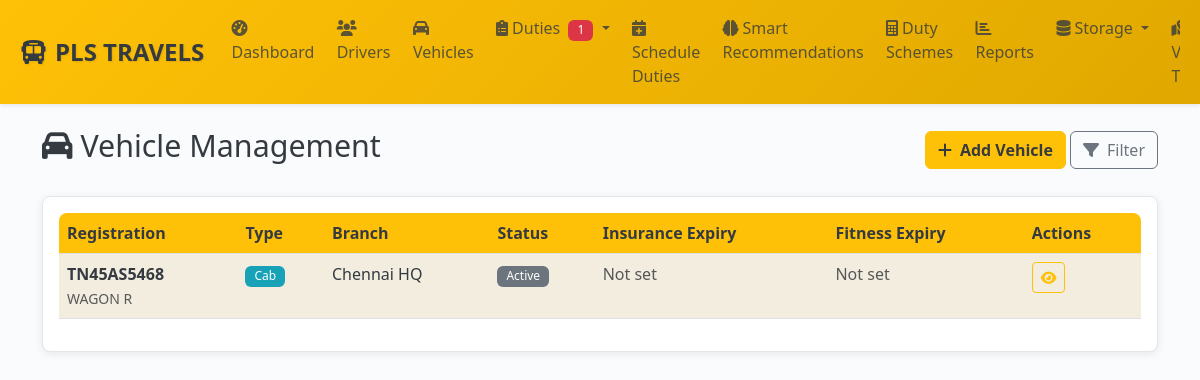
The page /admin/vehicles (signed in) on the database as committed earlier.
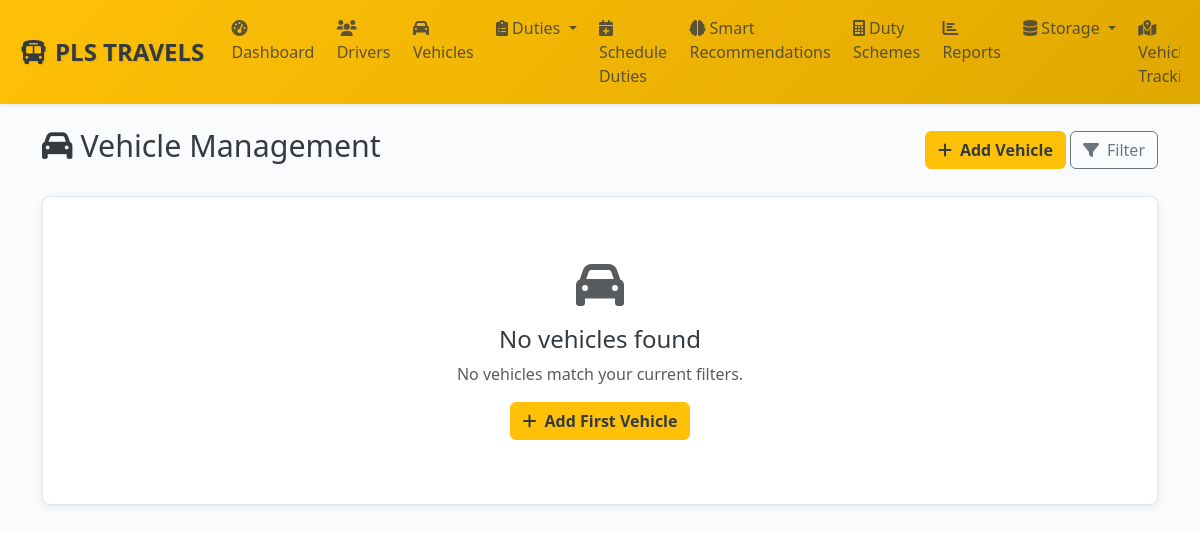
The same page on the database as committed later.
### models.py (models this page shows, shortened)
class Vehicle(db.Model):
    __tablename__ = 'vehicles'
    id = db.Column(db.Integer, primary_key=True)
    uuid = db.Column(db.String(36), unique=True, nullable=False, default=lambda: str(uuid.uuid4()))
    branch_id = db.Column(db.Integer, db.ForeignKey('branches.id'), nullable=False, index=True)
    vehicle_type_id = db.Column(db.Integer, db.ForeignKey('vehicle_types.id'), nullable=True)
    registration_number = db.Column(db.String(20), unique=True, nullable=False, index=True)
    chassis_number = db.Column(db.String(50), unique=True)
    engine_number = db.Column(db.String(50), unique=True)
    make = db.Column(db.String(50))  # Maruti, Tata, etc.
    model = db.Column(db.String(100))
    variant = db.Column(db.String(50))
    manufacturing_year = db.Column(db.Integer)
    purchase_date = db.Column(db.Date)
    color = db.Column(db.String(30))
    seating_capacity = db.Column(db.Integer)
    fuel_tank_capacity = db.Column(db.Float)
    mileage = db.Column(db.Float)  # km per liter
    insurance_provider = db.Column(db.String(100))
    insurance_policy_number = db.Column(db.String(100))
    insurance_start_date = db.Column(db.Date)
    insurance_expiry_date = db.Column(db.Date, index=True)
    insurance_premium = db.Column(db.Float)
    fitness_certificate_number = db.Column(db.String(50))
    fitness_expiry_date = db.Column(db.Date, index=True)
    permit_number = db.Column(db.String(50))
    permit_type = db.Column(db.String(30))  # All India, State, City
    permit_expiry_date = db.Column(db.Date, index=True)
    pollution_certificate_number = db.Column(db.String(50))
    pollution_expiry_date = db.Column(db.Date)
    gps_device_id = db.Column(db.String(50))
    gps_sim_number = db.Column(db.String(20))
    fastag_id = db.Column(db.String(50))
    fastag_balance = db.Column(db.Float, default=0.0)
    status = db.Column(db.Enum(VehicleStatus), nullable=False, default=VehicleStatus.ACTIVE, index=True)
    is_available = db.Column(db.Boolean, default=True, index=True)
    last_service_date = db.Column(db.Date)
    next_service_date = db.Column(db.Date)
    current_odometer = db.Column(db.Float, default=0.0)
    purchase_price = db.Column(db.Float)
    current_market_value = db.Column(db.Float)
    total_maintenance_cost = db.Column(db.Float, default=0.0)
    registration_document = db.Column(db.String(255))  # Vehicle registration certificate
    insurance_document = db.Column(db.String(255))  # Insurance policy document
    fitness_document = db.Column(db.String(255))  # Fitness certificate document
    permit_document = db.Column(db.String(255))  # Permit document
    pollution_document = db.Column(db.String(255))  # Pollution certificate document
    other_document = db.Column(db.String(255))  # Other important documents
    uber_vehicle_id = db.Column(db.String(100), unique=True, index=True)  # Uber's vehicle ID
    uber_vehicle_uuid = db.Column(db.String(100), unique=True)  # Uber's vehicle UUID
    uber_sync_status = db.Column(db.String(20), default='none', index=True)  # none, synced, failed, pending
    uber_last_sync = db.Column(db.DateTime)  # Last successful sync timestamp
    uber_sync_error = db.Column(db.Text)  # Last sync error message
    uber_vehicle_data = db.Column(db.Text)  # JSON: Cached Uber vehicle data
    created_at = db.Column(db.DateTime, default=get_ist_time_naive)
    updated_at = db.Column(db.DateTime, default=get_ist_time_naive, onupdate=get_ist_time_naive)
    vehicle_type_obj = db.relationship('VehicleType', backref=db.backref('vehicle_instances', overlaps="vehicles,vehicle_type_info"), lazy=True, overlaps="vehicle_type_info,vehicles")
    duties = db.relationship('Duty', backref='vehicle', lazy=True)
    maintenance_records = db.relationship('MaintenanceRecord', backref='vehicle', lazy=True)
    __table_args__ = (
        Index('idx_vehicle_status_branch', 'status', 'branch_id'),
        Index('idx_vehicle_expiry_dates', 'insurance_expiry_date', 'fitness_expiry_date', 'permit_expiry_date'),
    )
    @hybrid_property
    def vehicle_type(self):
        return self.vehicle_type_obj.name if self.vehicle_type_obj else None
    @hybrid_property
    def year(self):
        return self.manufacturing_year
    @hybrid_property
    def insurance_number(self):
        return self.insurance_policy_number
    @hybrid_property
    def insurance_expiry(self):
        return self.insurance_expiry_date
    @hybrid_property
    def fitness_expiry(self):
        return self.fitness_expiry_date
    @hybrid_property
    def permit_expiry(self):
        return self.permit_expiry_date
    @hybrid_property
    def fastag_number(self):
        return self.fastag_id
    @hybrid_property
    def device_imei(self):
        return self.gps_device_id

class VehicleType(db.Model):
    __tablename__ = 'vehicle_types'
    id = db.Column(db.Integer, primary_key=True)
    name = db.Column(db.String(50), nullable=False, unique=True)  # Bus, Taxi, Auto, etc.
    category = db.Column(db.String(30), nullable=False)  # Public, Private, Commercial
    capacity_passengers = db.Column(db.Integer)
    fuel_type = db.Column(db.String(20))  # Petrol, Diesel, CNG, Electric
    base_fare = db.Column(db.Float, default=0.0)
    per_km_rate = db.Column(db.Float, default=0.0)
    is_active = db.Column(db.Boolean, default=True)
    created_at = db.Column(db.DateTime, default=get_ist_time_naive)
    vehicles = db.relationship('Vehicle', backref='vehicle_type_info', lazy=True, overlaps="vehicle_instances,vehicle_type_obj")

class Branch(db.Model):
    __tablename__ = 'branches'
    id = db.Column(db.Integer, primary_key=True)
    uuid = db.Column(db.String(36), unique=True, nullable=False, default=lambda: str(uuid.uuid4()))
    name = db.Column(db.String(100), nullable=False, index=True)
    code = db.Column(db.String(20), nullable=False, unique=True)
    region_id = db.Column(db.Integer, db.ForeignKey('regions.id'), nullable=False)
    city = db.Column(db.String(50), nullable=False, index=True)
    address = db.Column(db.Text)
    pincode = db.Column(db.String(10))
    latitude = db.Column(db.Float)
    longitude = db.Column(db.Float)
    contact_phone = db.Column(db.String(20))
    contact_email = db.Column(db.String(120))
    manager_name = db.Column(db.String(100))
    target_revenue_monthly = db.Column(db.Float, default=0.0)
    target_trips_daily = db.Column(db.Integer, default=0)
    operational_hours_start = db.Column(db.Time)
    operational_hours_end = db.Column(db.Time)
    is_active = db.Column(db.Boolean, default=True, index=True)
    auto_assignment_enabled = db.Column(db.Boolean, default=True)
    created_at = db.Column(db.DateTime, default=get_ist_time_naive)
    updated_at = db.Column(db.DateTime, default=get_ist_time_naive, onupdate=get_ist_time_naive)
    drivers = db.relationship('Driver', backref='branch', lazy=True)
    vehicles = db.relationship('Vehicle', backref='branch', lazy=True)
    duties = db.relationship('Duty', backref='branch', lazy=True)
    duty_schemes = db.relationship('DutyScheme', backref='branch', lazy=True)

### admin_routes.py (the view)
@admin_bp.route('/vehicles')
@login_required
@admin_required
def vehicles():
    page = request.args.get('page', 1, type=int)
    branch_filter = request.args.get('branch', '', type=int)
    query = Vehicle.query
    if branch_filter:
        query = query.filter(Vehicle.branch_id == branch_filter)
    vehicles = query.paginate(page=page, per_page=20, error_out=False)
    branches = Branch.query.filter_by(is_active=True).all()
    from datetime import datetime
    return render_template('admin/vehicles.html',
                         vehicles=vehicles,
                         branches=branches,
                         branch_filter=branch_filter,
                         today=datetime.now().date())

### admin_routes.py (called while the page is built)
def admin_required(f):
    @wraps(f)
    def decorated_function(*args, **kwargs):
        from models import UserRole
        if not current_user.is_authenticated or current_user.role != UserRole.ADMIN:
            flash('Admin access required.', 'error')
            return redirect(url_for('auth.login'))
        return f(*args, **kwargs)
    return decorated_function

### templates/admin/vehicles.html (shortened to what the changed rows need)
{% extends "base.html" %}
{% block content %}
<div class="d-flex justify-content-between align-items-center mb-4">
    <h2><i class="fas fa-car me-2"></i>Vehicle Management</h2>
</div>
<div class="card">
    <div class="card-body">
        {% if vehicles.items %}
        <div class="table-responsive">
            <table class="table table-striped">
                <thead>
                    <tr>
                        <th>Registration</th>
                        <th>Type</th>
                        <th>Branch</th>
                        <th>Status</th>
                        <th>Insurance Expiry</th>
                        <th>Fitness Expiry</th>
                        <th>Actions</th>
                    </tr>
                </thead>
                <tbody>
                    {% for vehicle in vehicles.items %}
                    <tr>
                        <td>
                            <div>
                                <strong>{{ vehicle.registration_number }}</strong><br>
                                <small class="text-muted">{{ vehicle.model or 'Model not specified' }}</small>
                            </div>
                        </td>
                        <td>
                            <span class="badge bg-info">{{ vehicle.vehicle_type.title() if vehicle.vehicle_type else 'N/A' }}</span>
                        </td>
                        <td>{{ vehicle.branch.name }}</td>
                        <td>
                            {% if vehicle.status == 'active' %}
                                {% if vehicle.is_available %}
                                    <span class="badge bg-success">Available</span>
                                {% else %}
                                    <span class="badge bg-warning">In Use</span>
                                {% endif %}
                            {% elif vehicle.status == 'maintenance' %}
                                <span class="badge bg-danger">Maintenance</span>
                            {% else %}
                                <span class="badge bg-secondary">{{ vehicle.status.value.title() }}</span>
                            {% endif %}
                        </td>
                        <td>
                            {% if vehicle.insurance_expiry %}
                                {% set today = moment().date() if moment else None %}
                                {% if today and (vehicle.insurance_expiry < today) %}
                                    <span class="text-danger">Expired ({{ vehicle.insurance_expiry.strftime('%Y-%m-%d') }})</span>
                                {% elif today and ((vehicle.insurance_expiry - today).days < 30) %}
                                    <span class="text-warning">{{ vehicle.insurance_expiry.strftime('%Y-%m-%d') }}</span>
                                {% else %}
                                    <span class="text-success">{{ vehicle.insurance_expiry.strftime('%Y-%m-%d') }}</span>
                                {% endif %}
                            {% else %}
                                <span class="text-muted">Not set</span>
                            {% endif %}
                        </td>
                        <td>
                            {% if vehicle.fitness_expiry %}
                                {% set days_left = (vehicle.fitness_expiry - today).days %}
                                {% if days_left < 0 %}
                                    <span class="text-danger">Expired ({{ vehicle.fitness_expiry.strftime('%Y-%m-%d') }})</span>
                                {% elif days_left < 30 %}
                                    <span class="text-warning">{{ vehicle.fitness_expiry.strftime('%Y-%m-%d') }}</span>
                                {% else %}
                                    <span class="text-success">{{ vehicle.fitness_expiry.strftime('%Y-%m-%d') }}</span>
                                {% endif %}
                            {% else %}
                                <span class="text-muted">Not set</span>
                            {% endif %}
                        </td>
                        <td>
                            <button class="btn btn-sm btn-outline-primary" data-bs-toggle="modal" data-bs-target="#vehicleModal{{ vehicle.id }}">
                                <i class="fas fa-eye"></i>
                            </button>
                        </td>
                    </tr>
                    {% endfor %}
                </tbody>
            </table>
        </div>
        {% else %}
        <div class="text-center py-5">
            <i class="fas fa-car fa-3x text-muted mb-3"></i>
            <h4>No vehicles found</h4>
            <p class="text-muted">No vehicles match your current filters.</p>
            <a href="{{ url_for('admin.add_vehicle') }}" class="btn btn-primary">
                <i class="fas fa-plus me-2"></i>Add First Vehicle
            </a>
        </div>
        {% endif %}
    </div>
</div>
{% endblock %}

Rows that differ between the two databases and show on the page:
removed Vehicle: registration_number "TN45AS5468", model "WAGON R", vehicle_type "Cab", branch.name "Chennai HQ", status.value "Active", shows "Not set"
Other text that changed with them:
{{ pending_duties_count }}: "1" → (not shown)
text no longer shown: "Registration Type Branch Status Insurance Expiry Fitness Expiry Actions"
text now shown: "No vehicles found No vehicles match your current filters. Add First Vehicle"
